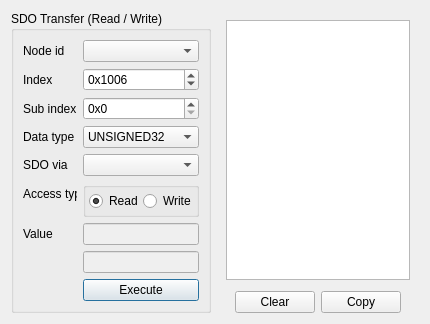
<?xml version="1.0" encoding="UTF-8"?>
<ui version="4.0">
 <author>Ramakrishnan Periyakaruppan</author>
 <class>SdoTransfer</class>
 <widget class="QWidget" name="SdoTransfer">
  <property name="geometry">
   <rect>
    <x>0</x>
    <y>0</y>
    <width>422</width>
    <height>320</height>
   </rect>
  </property>
  <property name="windowTitle">
   <string>Frame</string>
  </property>
  <layout class="QHBoxLayout" name="horizontalLayout_3">
   <item>
    <widget class="QGroupBox" name="groupBoxSdoTransfer">
     <property name="minimumSize">
      <size>
       <width>200</width>
       <height>0</height>
      </size>
     </property>
     <property name="maximumSize">
      <size>
       <width>250</width>
       <height>16777215</height>
      </size>
     </property>
     <property name="title">
      <string>SDO Transfer (Read / Write)</string>
     </property>
     <property name="alignment">
      <set>Qt::AlignLeading|Qt::AlignLeft|Qt::AlignTop</set>
     </property>
     <layout class="QFormLayout" name="formLayout">
      <item row="0" column="0">
       <widget class="QLabel" name="labelNodeId">
        <property name="text">
         <string>Node id</string>
        </property>
       </widget>
      </item>
      <item row="0" column="1">
       <widget class="QComboBox" name="nodeId">
        <property name="inputMethodHints">
         <set>Qt::ImhDigitsOnly|Qt::ImhFormattedNumbersOnly|Qt::ImhPreferNumbers</set>
        </property>
        <property name="maxCount">
         <number>255</number>
        </property>
        <property name="minimumContentsLength">
         <number>3</number>
        </property>
       </widget>
      </item>
      <item row="1" column="0">
       <widget class="QLabel" name="labelIndex">
        <property name="text">
         <string>Index</string>
        </property>
       </widget>
      </item>
      <item row="1" column="1">
       <widget class="QSpinBox" name="index">
        <property name="prefix">
         <string>0x</string>
        </property>
        <property name="minimum">
         <number>1000</number>
        </property>
        <property name="maximum">
         <number>65535</number>
        </property>
        <property name="value">
         <number>4102</number>
        </property>
        <property name="displayIntegerBase">
         <number>16</number>
        </property>
       </widget>
      </item>
      <item row="2" column="0">
       <widget class="QLabel" name="labelSubIndex">
        <property name="text">
         <string>Sub index</string>
        </property>
       </widget>
      </item>
      <item row="2" column="1">
       <widget class="QSpinBox" name="subIndex">
        <property name="prefix">
         <string>0x</string>
        </property>
        <property name="maximum">
         <number>255</number>
        </property>
        <property name="value">
         <number>0</number>
        </property>
        <property name="displayIntegerBase">
         <number>16</number>
        </property>
       </widget>
      </item>
      <item row="3" column="0">
       <widget class="QLabel" name="labelDataType">
        <property name="text">
         <string>Data type</string>
        </property>
       </widget>
      </item>
      <item row="3" column="1">
       <widget class="QComboBox" name="dataType">
        <property name="currentIndex">
         <number>5</number>
        </property>
        <item>
         <property name="text">
          <string>SIGNED8</string>
         </property>
        </item>
        <item>
         <property name="text">
          <string>UNSIGNED8</string>
         </property>
        </item>
        <item>
         <property name="text">
          <string>SIGNED16</string>
         </property>
        </item>
        <item>
         <property name="text">
          <string>UNSIGNED16</string>
         </property>
        </item>
        <item>
         <property name="text">
          <string>SIGNED32</string>
         </property>
        </item>
        <item>
         <property name="text">
          <string>UNSIGNED32</string>
         </property>
        </item>
        <item>
         <property name="text">
          <string>SIGNED64</string>
         </property>
        </item>
        <item>
         <property name="text">
          <string>UNSIGNED64</string>
         </property>
        </item>
       </widget>
      </item>
      <item row="4" column="0">
       <widget class="QLabel" name="labelProtocol">
        <property name="text">
         <string>SDO via</string>
        </property>
       </widget>
      </item>
      <item row="4" column="1">
       <widget class="QComboBox" name="sdoVia"/>
      </item>
      <item row="5" column="0">
       <widget class="QLabel" name="labelSdoType">
        <property name="text">
         <string>Access type</string>
        </property>
        <property name="alignment">
         <set>Qt::AlignLeading|Qt::AlignLeft|Qt::AlignVCenter</set>
        </property>
       </widget>
      </item>
      <item row="5" column="1">
       <widget class="QGroupBox" name="groupBoxSdoType">
        <property name="maximumSize">
         <size>
          <width>16777215</width>
          <height>50</height>
         </size>
        </property>
        <property name="cursor">
         <cursorShape>PointingHandCursor</cursorShape>
        </property>
        <property name="checkable">
         <bool>false</bool>
        </property>
        <layout class="QHBoxLayout" name="horizontalLayout_2">
         <property name="spacing">
          <number>3</number>
         </property>
         <property name="leftMargin">
          <number>3</number>
         </property>
         <property name="topMargin">
          <number>3</number>
         </property>
         <property name="rightMargin">
          <number>3</number>
         </property>
         <property name="bottomMargin">
          <number>3</number>
         </property>
         <item>
          <widget class="QRadioButton" name="read">
           <property name="text">
            <string>Read</string>
           </property>
           <property name="checked">
            <bool>true</bool>
           </property>
          </widget>
         </item>
         <item>
          <widget class="QRadioButton" name="write">
           <property name="text">
            <string>Write</string>
           </property>
          </widget>
         </item>
        </layout>
       </widget>
      </item>
      <item row="6" column="0">
       <widget class="QLabel" name="labelValue">
        <property name="maximumSize">
         <size>
          <width>16777215</width>
          <height>100</height>
         </size>
        </property>
        <property name="text">
         <string>Value</string>
        </property>
       </widget>
      </item>
      <item row="6" column="1">
       <widget class="QLineEdit" name="sdoResultValue">
        <property name="enabled">
         <bool>false</bool>
        </property>
        <property name="inputMethodHints">
         <set>Qt::ImhDigitsOnly|Qt::ImhFormattedNumbersOnly</set>
        </property>
       </widget>
      </item>
      <item row="7" column="1">
       <widget class="QLineEdit" name="sdoResultValueHex">
        <property name="enabled">
         <bool>false</bool>
        </property>
       </widget>
      </item>
      <item row="8" column="1">
       <widget class="QPushButton" name="executeTransfer">
        <property name="cursor">
         <cursorShape>PointingHandCursor</cursorShape>
        </property>
        <property name="text">
         <string>Execute</string>
        </property>
        <property name="default">
         <bool>true</bool>
        </property>
       </widget>
      </item>
     </layout>
    </widget>
   </item>
   <item>
    <widget class="QWidget" name="widget" native="true">
     <layout class="QVBoxLayout" name="verticalLayout">
      <property name="bottomMargin">
       <number>0</number>
      </property>
      <item>
       <widget class="QPlainTextEdit" name="log"/>
      </item>
      <item>
       <widget class="QWidget" name="widget_2" native="true">
        <layout class="QHBoxLayout" name="horizontalLayout">
         <property name="topMargin">
          <number>5</number>
         </property>
         <property name="bottomMargin">
          <number>0</number>
         </property>
         <item>
          <spacer name="horizontalSpacer">
           <property name="orientation">
            <enum>Qt::Horizontal</enum>
           </property>
           <property name="sizeHint" stdset="0">
            <size>
             <width>40</width>
             <height>20</height>
            </size>
           </property>
          </spacer>
         </item>
         <item>
          <widget class="QPushButton" name="clearLog">
           <property name="toolTip">
            <string>Clears the SDO tranfer log messages</string>
           </property>
           <property name="text">
            <string>Clear</string>
           </property>
          </widget>
         </item>
         <item>
          <widget class="QPushButton" name="copyLog">
           <property name="toolTip">
            <string>Copies the selected contents to the clipboard</string>
           </property>
           <property name="text">
            <string>Copy</string>
           </property>
          </widget>
         </item>
        </layout>
       </widget>
      </item>
     </layout>
    </widget>
   </item>
  </layout>
 </widget>
 <resources/>
 <connections>
  <connection>
   <sender>sdoResultValue</sender>
   <signal>returnPressed()</signal>
   <receiver>executeTransfer</receiver>
   <slot>click()</slot>
   <hints>
    <hint type="sourcelabel">
     <x>140</x>
     <y>202</y>
    </hint>
    <hint type="destinationlabel">
     <x>140</x>
     <y>256</y>
    </hint>
   </hints>
  </connection>
 </connections>
</ui>
